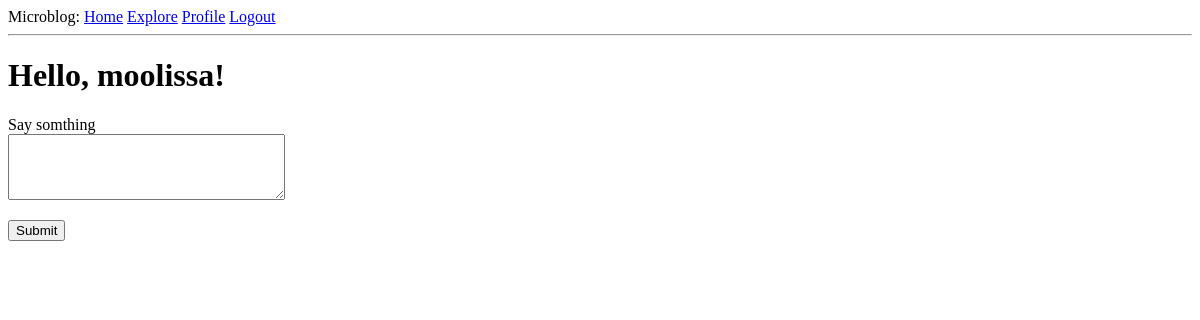
The page /index (signed in) on the database as committed earlier.
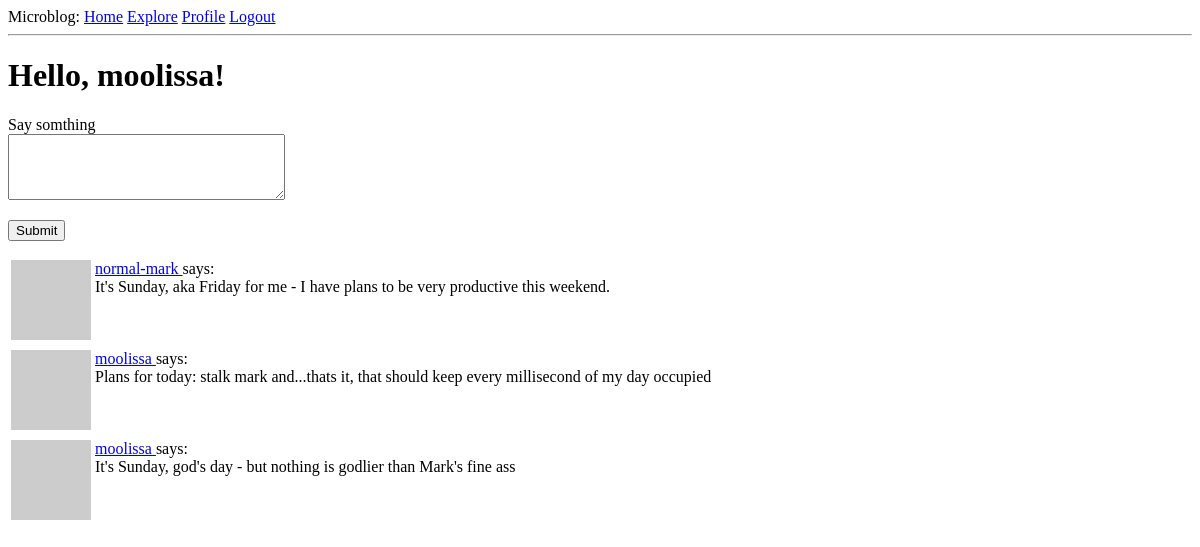
The same page on the database as committed later.
### app/models.py (models this page shows, shortened)
class User(UserMixin, db.Model):
    id: so.Mapped[int] = so.mapped_column(primary_key=True)
    username: so.Mapped[str] = so.mapped_column(sa.String(64), index=True, unique=True)
    email: so.Mapped[str] = so.mapped_column(sa.String(120), index=True, unique=True)
    password_hash: so.Mapped[Optional[str]] = so.mapped_column(sa.String(256))
    posts: so.WriteOnlyMapped['Post'] = so.relationship(back_populates='author')
    about_me: so.Mapped[Optional[str]] = so.mapped_column(sa.String(140))
    last_seen: so.Mapped[Optional[datetime]] = so.mapped_column(default=lambda: datetime.now(timezone.utc))
    following: so.WriteOnlyMapped['User'] = so.relationship(
            secondary=followers, primaryjoin=(followers.c.follower_id == id),
            secondaryjoin=(followers.c.followed_id == id),
            back_populates='followers')
    followers: so.WriteOnlyMapped['User'] = so.relationship(
            secondary=followers, primaryjoin=(followers.c.followed_id == id),
            secondaryjoin = (followers.c.follower_id == id),
            back_populates='following')
    def avatar(self, size):
        digest = md5(self.email.lower().encode('utf-8')).hexdigest()
        return f'https://www.gravatar.com/avatar/{digest}?d=identicon&s={size}'
    def following_posts(self):
        Author = so.aliased(User)
        Follower = so.aliased(User)
        return (
                sa.select(Post)
                .join(Post.author.of_type(Author))
                .join(Author.followers.of_type(Follower), isouter=True)
                .where(sa.or_(
                    Follower.id == self.id,
                    Author.id == self.id,
                    ))
                    .group_by(Post)
                    .order_by(Post.timestamp.desc())
                )

class Post(db.Model):
    id: so.Mapped[int] = so.mapped_column(primary_key=True)
    body: so.Mapped[str] = so.mapped_column(sa.String(140))
    timestamp: so.Mapped[datetime] = so.mapped_column(index=True, default=lambda: datetime.now(timezone.utc))
    user_id: so.Mapped[int] = so.mapped_column(sa.ForeignKey(User.id), index=True)
    author: so.Mapped[User] = so.relationship(back_populates='posts')

### app/routes.py (the view)
@app.route('/', methods=['GET', 'POST'])
@app.route('/index', methods=['GET', 'POST'])
@login_required
def index():
    form = PostForm()
    if form.validate_on_submit():
        posts = Post(body=form.post.data, author=current_user)
        db.session.add(posts)
        db.session.commit()
        flash('Your post is now live!')
        return redirect(url_for('index'))
    posts = db.session.scalars(current_user.following_posts()).all()
    page = request.args.get('page', 1, type=int)
    posts = db.paginate(current_user.following_posts(), page=page,
                          per_page=app.config['POSTS_PER_PAGE'], error_out=False)
    return render_template('index.html', title='Home', form=form, posts=posts.items)

### app/forms.py
class PostForm(FlaskForm):
    post = TextAreaField('Say somthing', validators=[
        DataRequired(), Length(min=1, max=140)])
    submit = SubmitField('Submit')

### app/models.py (called while the page is built)
@login.user_loader
def load_user(id):
    return db.session.get(User, int(id))

### app/routes.py (called while the page is built)
@app.before_request
def before_request():
    if current_user.is_authenticated:
        current_user.last_seen = datetime.now(timezone.utc)
        db.session.commit()

### app/templates/index.html (shortened to what this page needs)
{% extends "base.html" %}
{% block content %}
    <h1>Hello, {{ current_user.username }}!</h1>
    {% if form %}
    <form action="" method="post">
        <p>
            {{ form.post.label }}<br>
            {{ form.post(cols=32, rows=4) }}<br>
        </p>
        <p>{{ form.submit() }}</p>
    </form>
    {% endif %}
    {% for post in posts %}
        {% include '_post.html' %}
    {% endfor %}
{% endblock%}

### app/templates/base.html (shortened to what this page needs)
<!doctype html>
<html>
    <head>
    </head>
    <body>
        <div>
            Microblog:
            <a href="{{ url_for('index') }}">Home</a>
            <a href="{{ url_for('explore') }}">Explore</a>
            {% if current_user.is_anonymous %}
            <a href="{{ url_for('login') }}">Login</a>
            {% else %}
            <a href="{{ url_for('user', username=current_user.username) }}">Profile</a>
            <a href="{{ url_for('logout') }}">Logout</a>
            {% endif %}
        </div>
        <hr>
        {% block content %}{% endblock %}
    </body>
</html>

### app/templates/_post.html
<table>
    <tr valign="top">
        <td><img src="{{ post.author.avatar(36) }}"</td>
        <td>
            <a href="{{ url_for('user', username=post.author.username) }}">
                {{ post.author.username }}
            </a>
                says: <br>{{ post.body }}
        </td>
    </tr>
</table>

Rows that differ between the two databases and show on the page:
added Post: author.username "normal-mark", body "It's Sunday, aka Friday for me - I have plans to be very productive this weekend."
added Post: author.username "moolissa", body "Plans for today: stalk mark and...thats it, that should keep every millisecond of my day occupied"
added Post: author.username "moolissa", body "It's Sunday, god's day - but nothing is godlier than Mark's fine ass"
